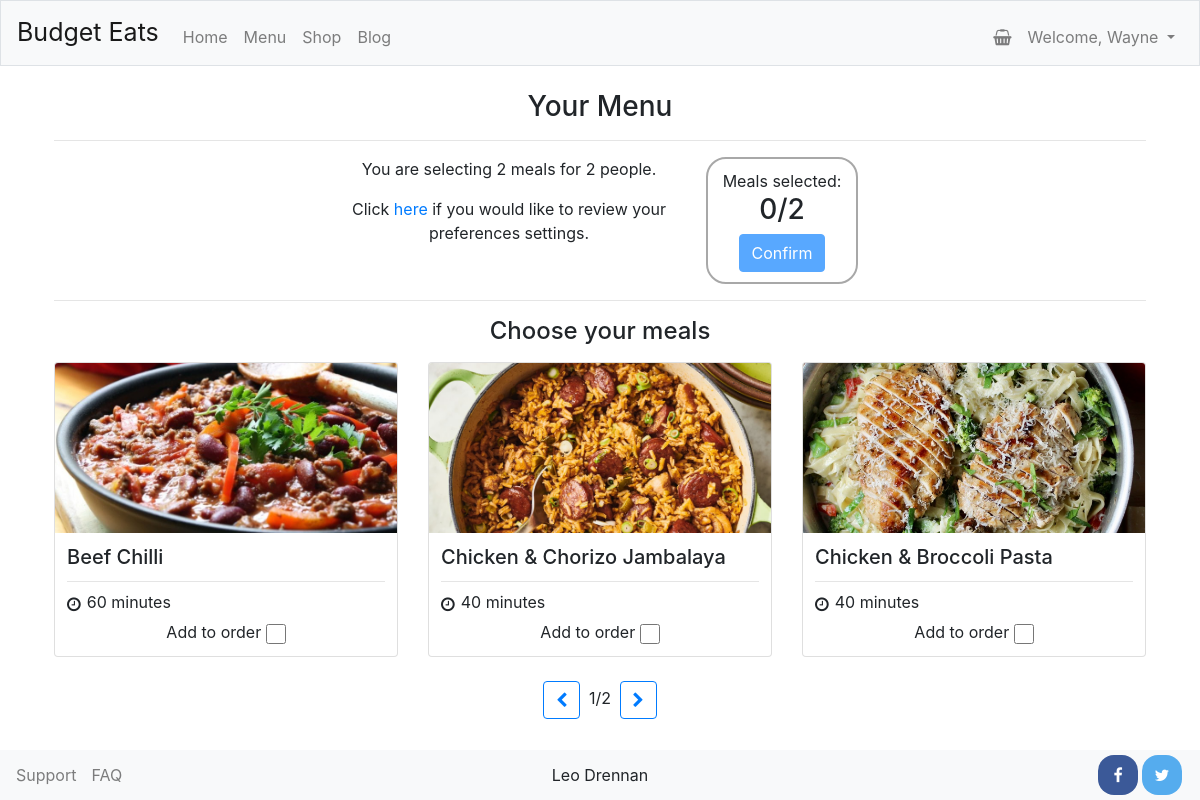
/menu (signed in), run on the app's committed database.
### tables this page shows
CREATE TABLE preferences (
    user_id INTEGER,
    people INTEGER,
    meals INTEGER,
    vegetarian INTEGER,
    vegan INTEGER,
    FOREIGN KEY(user_id) REFERENCES users(id)
);

CREATE TABLE recipes (
    id INTEGER,
    name TEXT,
    image TEXT,
    duration INTEGER,
    dietary TEXT,
    level INTEGER,
    page_reference TEXT, email_image TEXT,
    PRIMARY KEY(id)
);

### application.py (the view)
@app.route("/menu", methods=["GET","POST"])
@login_required("/menu")
def menu():
    if request.method == "POST":
        session["meals"] = request.form.getlist("meal")
        for i in range(len(session["meals"])):
            session["meals"][i] = int(session["meals"][i])
        return redirect("/menu_checkout")
    else:
        preferences = db.execute("SELECT * FROM preferences WHERE user_id = ?", session["user_id"])
        if preferences[0]["vegetarian"] == 1:
            diet = "vegetarian"
        elif preferences[0]["vegan"] == 1:
            diet = "vegan"
        else:
            diet="none"
        if diet == "none":
            meals = db.execute("SELECT * FROM recipes WHERE id NOT IN (SELECT recipe_id FROM recipes_ingredients WHERE ingredient_id IN (SELECT ingredient_id FROM ingredients_allergens WHERE allergen_id IN (SELECT allergen_id FROM users_allergens WHERE user_id = ?)))", session["user_id"])
        elif diet == "vegetarian":
            meals = db.execute("SELECT * FROM recipes WHERE dietary != 'none' AND id NOT IN (SELECT recipe_id FROM recipes_ingredients WHERE ingredient_id IN (SELECT ingredient_id FROM ingredients_allergens WHERE allergen_id IN (SELECT allergen_id FROM users_allergens WHERE user_id = ?)))", session["user_id"])
        else:
            meals = db.execute("SELECT * FROM recipes WHERE dietary = ? AND id NOT IN (SELECT recipe_id FROM recipes_ingredients WHERE ingredient_id IN (SELECT ingredient_id FROM ingredients_allergens WHERE allergen_id IN (SELECT allergen_id FROM users_allergens WHERE user_id = ?)))", diet, session["user_id"])
        return render_template("subscription/menu.html", preferences=preferences[0], meals=meals)

### application.py (called while the page is built)
@app.after_request
def after_request(response):
    response.headers["Cache-Control"] = "no-cache, no-store, must-revalidate"
    response.headers["Expires"] = 0
    response.headers["Pragma"] = "no-cache"
    return response

### helpers.py (called while the page is built)
def login_required(destination):
    def decorator(f):
        @wraps(f)
        def decorated_function(*args, **kwargs):
            if session.get("user_id") is None:
                return redirect(f"/login{destination}")
            return f(*args, **kwargs)
        return decorated_function
    return decorator

### templates/subscription/menu.html (shortened to what this page needs)
{% extends "layout.html" %}
{% block main %}
    <h3 class="centered">Your Menu</h3>
    <hr>
    <div class="row" style="width: 50%; margin: auto;">
        <div class="col-md-8 centered">
            <p>You are selecting {{ preferences.meals }} meals for {{ preferences.people }} people.</p>
            <p>Click <a href="/my_preferences">here</a> if you would like to review your preferences settings.</p>
        </div>
        <div class="col-md-4 centered">
            <div class="round-border">
                <div>Meals selected:</div>
                <h3 id="selected">0/{{ preferences.meals }}</h3>
                <form action="/menu" method="post">
                    <button class="btn btn-primary" id="mealSubmit" type="submit" disabled>Confirm</button>
            </div>
        </div>
    </div>
    <hr>
    <h4 class="centered" style="margin-bottom: 16px">Choose your meals</h4>
    <div id="menuCarousel" class="carousel slide" data-interval="false">
        <div class="carousel-inner">
            {% set ns = namespace(cards=0) %}
            <div class="carousel-item active">
                <div class="card-deck">
                    {% for i in range(ns.cards, ns.cards + 3) %}
                        {% if meals[ns.cards] %}
                            <div class="col-md-4 mb-4" style="padding-left: 0px; padding-right: 0px;">
                                <div class="card">
                                    <img class="card-img-top card-img-menu" src="{{ meals[ns.cards].image }}">
                                    <div class="card-body card-body-menu">
                                        <h5 class="card-title" style="font-weight: 550;">{{ meals[ns.cards].name }}</h5>
                                        <hr style="margin-top: 8px; margin-bottom: 8px;">
                                        <span><i class="fa fa-clock-o" style="padding-right: 6px; vertical-align: middle;"></i>{{ meals[ns.cards].duration }} minutes</span>
                                        <div class="centered" style="padding-top:6px">
                                            <span>Add to order </span>
                                            <input type="checkbox" class="mealOption" name ="meal" value="{{ meals[ns.cards].id }}">
                                        </div>
                                    </div>
                                </div>
                            </div>
                            {% set ns.cards = ns.cards + 1 %}
                        {% endif %}
                    {% endfor %}
                </div>
            </div>
        </div>
        <div class="centered">
            <a class="btn btn-outline-primary prev" href="#menuCarousel" role="button" data-slide="prev">
                <span class="fa fa-sm fa-chevron-left"></span>
            </a>
            <span id="pages"></span>
            <a class="btn btn-outline-primary next" href="#menuCarousel" role="button" data-slide="next">
                <span class="fa fa-sm fa-chevron-right"></span>
            </a>
        </div>
    </div>
{% endblock %}

### static/styles.css (style rules this page uses)
.round-border { border-style: solid; border-color: #A8A8A8; border-radius: 20px; border-width: 2px; padding: 10px; }
.card-img-top { width: 100%; height: 15vw; padding: 2px; }
.centered { text-align: center !important; }
.card-body { padding: 0.75rem !important; }
input.mealOption { width: 20px; height: 20px; vertical-align: middle; }
.card-img-menu { padding: 0px; height: 170px; width: 342px; margin: auto; }
.card-body-menu { padding: 20px; }
#pages { padding-left: 0.25rem; padding-right: 0.25rem; }
.btn { box-shadow: none !important; }
.fa::before { box-sizing: content-box; position: relative; top: 30%; }

### data on the page
preferences: meals "2", people "2"
recipes: image (picture), name "Beef Chilli", duration "60"
recipes: image (picture), name "Chicken & Chorizo Jambalaya", duration "40"
recipes: image (picture), name "Chicken & Broccoli Pasta", duration "40"

### other printed values
{{ session.name }} "Wayne"
